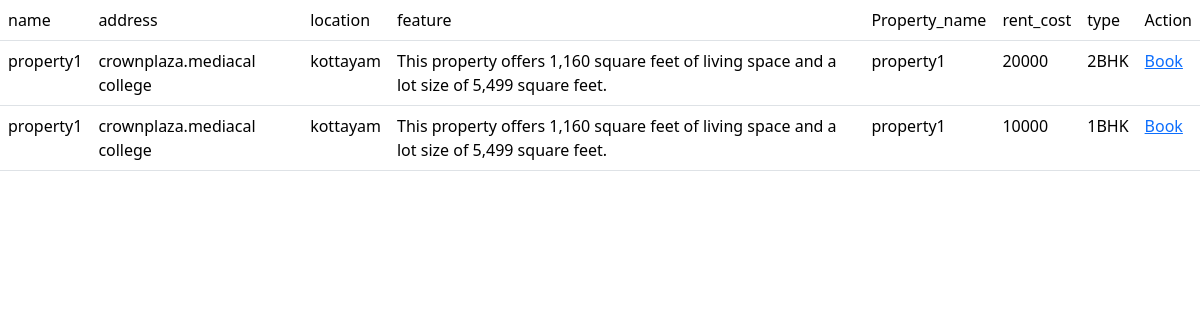
Page /user/property/ (signed in) on the committed database.
### realestate/models.py (models this page shows, shortened)
class Property(models.Model):
    name = models.CharField(max_length=255)
    address = models.CharField(max_length=200)
    location = models.CharField(max_length=255)
    features = models.CharField(max_length=200)
    created_at=models.DateTimeField(auto_now_add=True)
    updated_at=models.DateTimeField(auto_now=True)
    is_active=models.BooleanField(default=True)
    def __str__(self) -> str:
        return self.name

class Unit(models.Model):
    property = models.ForeignKey(Property, on_delete=models.CASCADE)
    rent_cost = models.PositiveIntegerField()
    options = [
        ('1BHK', '1BHK'),
        ('2BHK', '2BHK'),
        ('3BHK', '3BHK'),
        ('4BHK', '4BHK'),
    ]
    type = models.CharField(max_length=4, choices=options)
    created_at=models.DateTimeField(auto_now_add=True)
    updated_at=models.DateTimeField(auto_now=True)
    is_active=models.BooleanField(default=True)

### realestate/views.py (the view)
# urls.py: path("user/property/",views.UPropertyListView.as_view(),name="property-list"),
@method_decorator(ecs,name="dispatch")
class UPropertyListView(ListView):
    template_name="property.html"
    model=Property
    context_object_name="properties"

### realestate/views.py (called while the page is built)
def signin_required(fn):
    def wrapper(request,*args,**kwargs):
        if not request.user.is_authenticated:
            messages.error(request,"invalid session!!!")
            return redirect("signin")
        else:
            return fn(request,*args,**kwargs)
    return wrapper

def is_user(fn):
    def wrapper(request,*args,**Kwargs):
        if not request.user.is_superuser:
           return fn(request,*args,**Kwargs)
    return wrapper

### realestate/templates/property.html (shortened to what this page needs)
<!DOCTYPE html>
<html lang="en">
<head>
    <link href="https://cdn.jsdelivr.net/npm/bootstrap@5.3.2/dist/css/bootstrap.min.css" rel="stylesheet">
</head>
<body>
<body>
    <table class="table table-stripped">
        <tr>
            <td>name</td>
            <td>address</td>
            <td>location</td>
            <td>feature</td>
            <td>Property_name</td>
            <td>rent_cost</td>
            <td>type</td>
            <td>Action</td>
        </tr>
        {% for p in properties%}
        {%for u in  p.unit_set.all%}
        <tr>
            <td>{{p.name}}</td>
            <td>{{p.address}}</td>
            <td>{{p.location}}</td>
            <td>{{p.features}}</td>
            <td>{{u.property}}</td>
            <td>{{u.rent_cost}}</td>
            <td>{{u.type}}</td>
            <td><a href="{% url 'lease-add' u.id %}">Book</a></td>
        </tr>
        {%endfor%}
        {%endfor%}
    </table>
</body>
</html>

### rows in the picture
Property: name "property1", address "crownplaza.mediacal college", location "kottayam", features "This property offers 1,160 square feet of living space and a lot size of 5,499 square feet."
Unit: property "property1", rent_cost "20000", type "2BHK"
Unit: property "property1", rent_cost "10000", type "1BHK"
